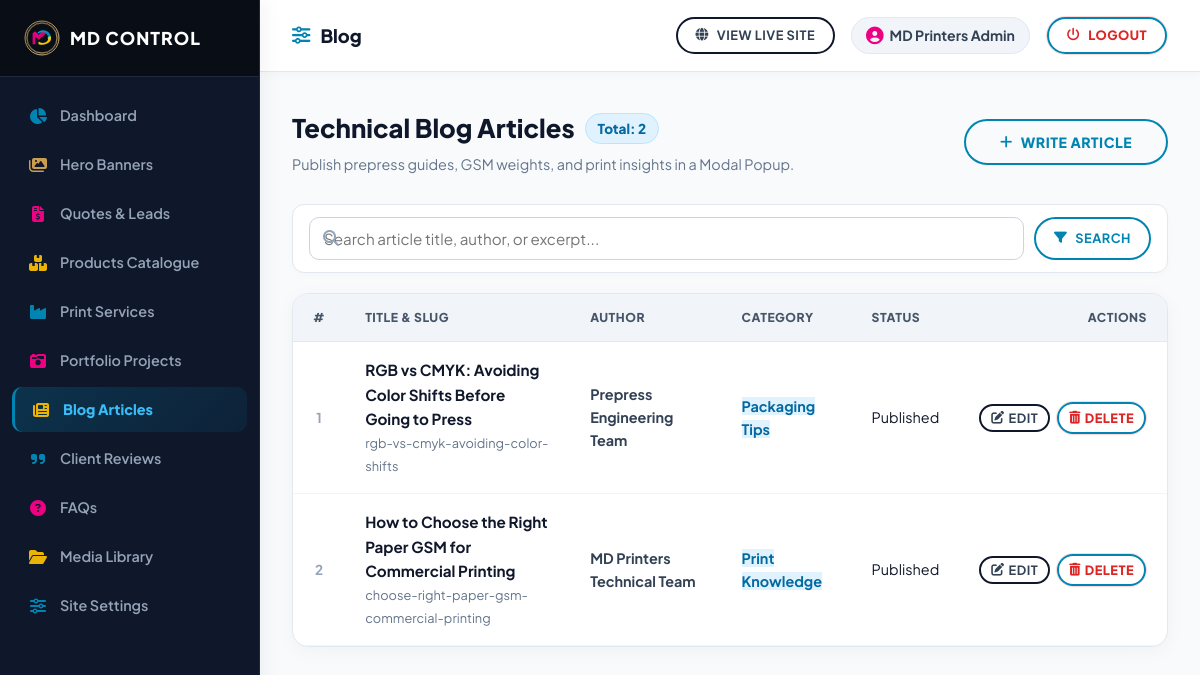
The page /admin?view=blog (signed in) on the database its author committed.
### tables this page shows
CREATE TABLE `blog_posts` (
  `id` INT UNSIGNED AUTO_INCREMENT PRIMARY KEY,
  `category_id` INT UNSIGNED NULL,
  `title` VARCHAR(200) NOT NULL,
  `slug` VARCHAR(220) NOT NULL UNIQUE,
  `content` LONGTEXT NOT NULL,
  `excerpt` TEXT NOT NULL,
  `featured_image` VARCHAR(255) NULL,
  `author` VARCHAR(100) DEFAULT 'MD Printers Editorial Team',
  `is_published` TINYINT(1) DEFAULT 1,
  `published_at` DATETIME DEFAULT CURRENT_TIMESTAMP,
  `meta_title` VARCHAR(255) NULL,
  `meta_desc` TEXT NULL,
  `created_at` TIMESTAMP DEFAULT CURRENT_TIMESTAMP,
  FOREIGN KEY (`category_id`) REFERENCES `blog_categories`(`id`) ON DELETE SET NULL
);

CREATE TABLE `blog_categories` (
  `id` INT UNSIGNED AUTO_INCREMENT PRIMARY KEY,
  `name` VARCHAR(100) NOT NULL,
  `slug` VARCHAR(120) NOT NULL UNIQUE
);

### models/Blog.php (called while the page is built, shortened)
<?php
class Blog {
    public static function getAll(array $filters = []): array {
        $db = Database::getInstance();
        try {
            try { $db->exec("ALTER TABLE blog_posts ADD COLUMN video_url VARCHAR(255) NULL"); } catch (\Throwable $ex) {}
            $sql = "SELECT b.*, c.name as category_name, c.slug as category_slug
                    FROM blog_posts b
                    LEFT JOIN blog_categories c ON b.category_id = c.id
                    WHERE 1=1";
            $params = [];
            $sql .= " ORDER BY b.id DESC";
            $stmt = $db->prepare($sql);
            $stmt->execute($params);
            $results = $stmt->fetchAll();
            return !empty($results) ? $results : self::getFallbackBlog();
        } catch (PDOException $e) {
            return self::getFallbackBlog();
        }
    }
}

### includes/functions.php (called while the page is built, shortened)
<?php
function e(?string $string): string {
    return htmlspecialchars($string ?? '', ENT_QUOTES, 'UTF-8');
}

### admin/views/blog/index.php (the view, shortened to what this page needs)
<?php
$searchQuery = trim($_GET['search'] ?? '');
$allPosts = Blog::getAll();
$page = max(1, (int)($_GET['page'] ?? 1));
$perPage = 10;
$totalPosts = count($allPosts);
$posts = array_slice($allPosts, ($page - 1) * $perPage, $perPage);
?>
<div style="display: flex; justify-content: space-between; align-items: center; margin-bottom: 28px; flex-wrap: wrap; gap: 20px;">
    <div>
        <h1 style="font-size: 1.6rem; font-weight: 900; color: #0f172a; margin: 0; display: flex; align-items: center; gap: 10px;">
            Technical Blog Articles
            <span class="badge" style="background: #e0f2fe; color: #0369a1; border: 1px solid #bae6fd; font-size: 0.85rem; padding: 4px 12px; border-radius: 20px;">Total: <?= $totalPosts ?></span>
        </h1>
        <p style="color: #64748b; font-size: 0.9rem; margin-top: 4px;">Publish prepress guides, GSM weights, and print insights in a Modal Popup.</p>
    </div>
    <button type="button" class="btn btn-primary" onclick="openAddBlogModal()" style="font-weight: 800; cursor: pointer;">
        <i class="fas fa-plus"></i> Write Article
    </button>
</div>
<form action="<?= ADMIN_URL ?>" method="GET" style="display: flex; gap: 10px; margin-bottom: 20px; background: #ffffff; padding: 12px 16px; border-radius: 12px; border: 1px solid #e2e8f0; box-shadow: 0 2px 8px rgba(0,0,0,0.02);">
    <div style="position: relative; flex: 1;">
        <i class="fas fa-search" style="position: absolute; left: 14px; top: 50%; transform: translateY(-50%); color: #94a3b8;"></i>
        <input type="text" name="search" value="<?= e($searchQuery) ?>" placeholder="Search article title, author, or excerpt..." class="form-control" style="padding-left: 38px; border-radius: 8px; border: 1px solid #cbd5e1; font-size: 0.9rem;">
    </div>
    <button type="submit" class="btn btn-primary btn-sm" style="font-weight: 700;"><i class="fas fa-filter"></i> Search</button>
</form>
<div class="admin-table-card">
    <table class="admin-table">
        <thead>
            <tr>
                <th style="width: 50px; text-align: center;">#</th>
                <th>Title & Slug</th>
                <th>Author</th>
                <th>Category</th>
                <th>Status</th>
                <th style="text-align: right; width: 160px;">Actions</th>
            </tr>
        </thead>
        <tbody>
            <?php if (empty($posts)): ?>
                <tr>
                    <td colspan="6" style="padding: 40px; text-align: center; color: #64748b;">No blog articles found matching search.</td>
                </tr>
            <?php else: ?>
                <?php foreach ($posts as $idx => $p): ?>
                    <?php $srNo = ($page - 1) * $perPage + $idx + 1; ?>
                    <tr>
                        <td style="text-align: center; font-weight: 700; color: #94a3b8; font-size: 0.85rem;"><?= $srNo ?></td>
                        <td>
                            <strong style="font-size: 0.95rem; color: #0f172a; display: block;"><?= e($p['title']) ?></strong>
                            <small style="color: #64748b; font-size: 0.8rem;"><?= e($p['slug']) ?></small>
                        </td>
                        <td><span style="font-weight: 700; color: #334155;"><?= e($p['author']) ?></span></td>
                        <td><span class="badge" style="background: #e0f2fe; color: #0369a1; font-weight: 700;"><?= e($p['category_name'] ?? 'Print Knowledge') ?></span></td>
                        <td><?= $p['is_published'] ? '<span class="badge badge-success">Published</span>' : '<span class="badge badge-warning">Draft</span>' ?></td>
                        <td style="text-align: right;">
                            <div style="display: inline-flex; align-items: center; justify-content: flex-end; gap: 6px;">
                                <button type="button" onclick='openEditBlogModal(<?= json_encode($p, JSON_HEX_APOS | JSON_HEX_QUOT) ?>)'
                                        class="btn btn-outline btn-sm" style="padding: 6px 12px; border-color: #cbd5e1; color: #334155; font-weight: 700; cursor: pointer; display: inline-flex; align-items: center; gap: 4px;" title="Edit Article">
                                    <i class="fas fa-edit"></i> Edit
                                </button>
                                <a href="<?= ADMIN_URL ?>?view=blog&action=delete&id=<?= $p['id'] ?>&csrf_token=<?= $_SESSION['csrf_token'] ?? '' ?>"
                                   onclick="return confirmAdminDelete(event, this.href, 'Are you sure you want to delete this technical blog article?');"
                                   class="btn btn-sm" style="padding: 6px 12px; background: rgba(239, 68, 68, 0.1); color: #dc2626; border: 1px solid rgba(239, 68, 68, 0.2); font-weight: 800; display: inline-flex; align-items: center; gap: 4px;" title="Delete Article">
                                    <i class="fas fa-trash-alt"></i> Delete
                                </a>
                            </div>
                        </td>
                    </tr>
                <?php endforeach; ?>
            <?php endif; ?>
        </tbody>
    </table>
</div>

### assets/css/main.css (style rules this page uses)
:root { --cmyk-cyan: #00a8e8; --cmyk-cyan-dark: #0077b6; --cmyk-cyan-glow: rgba(0, 168, 232, 0.22); --cmyk-magenta: #e60067; --cmyk-magenta-dark: #b5179e; --cmyk-magenta-glow: rgba(230, 0, 103, 0.22); --cmyk-yellow: #ffb703; --cmyk-yellow-glow: rgba(255, 183, 3, 0.25); --cmyk-gold: #d4af37; --cmyk-gold-light: #e6c875; --cmyk-gold-glow: rgba(212, 175, 55, 0.25); --cmyk-black: #090d16; --bg-dark: #ffffff; --bg-surface-dark: #f8fafc; --bg-surface-card: #ffffff; --bg-surface-hover: #f1f5f9; --bg-executive-dark: #090d16; --border-dark: #e2e8f0; --border-subtle: #cbd5e1; --border-highlight: rgba(0, 168, 232, 0.3); --text-main: #0f172a; --text-muted: #475569; --text-dim: #64748b; --text-accent: #00a8e8; --text-light: #f8fafc; --font-family-base: 'Plus Jakarta Sans', -apple-system, BlinkMacSystemFont, 'Segoe UI', Roboto, sans-serif; --font-family-display: 'Plus Jakarta Sans', sans-serif; --radius-xs: 4px; --radius-sm: 8px; --radius-md: 14px; --radius-lg: 24px; --radius-full: 9999px; --shadow-sm: 0 2px 8px rgba(15, 23, 42, 0.04); --shadow-md: 0 8px 24px rgba(15, 23, 42, 0.08); --shadow-lg: 0 16px 36px rgba(15, 23, 42, 0.12); --shadow-xl: 0 24px 48px rgba(15, 23, 42, 0.16); --shadow-cmyk: 0 12px 36px rgba(0, 168, 232, 0.15), 0 12px 36px rgba(230, 0, 103, 0.15); --shadow-gold: 0 10px 30px rgba(212, 175, 55, 0.25); --transition-fast: all 0.2s cubic-bezier(0.4, 0, 0.2, 1); --transition-smooth: all 0.35s cubic-bezier(0.4, 0, 0.2, 1); --transition-bounce: all 0.4s cubic-bezier(0.34, 1.56, 0.64, 1); }
*, *::before, *::after { box-sizing: border-box; margin: 0; padding: 0; }
html { font-family: var(--font-family-base); font-size: 16px; scroll-behavior: smooth; background-color: var(--bg-dark); color: var(--text-main); -webkit-font-smoothing: antialiased; -moz-osx-font-smoothing: grayscale; }
body { overflow-x: hidden; line-height: 1.6; min-height: 100vh; display: flex; flex-direction: column; }
a { color: inherit; text-decoration: none; transition: var(--transition-fast); }
button, input, select, textarea { font-family: inherit; font-size: inherit; }
.btn, .blob-btn { z-index: 1; position: relative; padding: 14px 36px; text-align: center; text-transform: uppercase; color: var(--btn-color, var(--cmyk-cyan)); font-size: 0.88rem; font-weight: 800; letter-spacing: 0.5px; background-color: transparent !important; outline: none; border: none; transition: color 0.5s cubic-bezier(0.4, 0, 0.2, 1); cursor: pointer; border-radius: 30px !important; display: inline-flex; align-items: center; justify-content: center; gap: 8px; text-decoration: none; }
.btn::before, .blob-btn::before { content: ""; z-index: 1; position: absolute; left: 0; top: 0; width: 100%; height: 100%; border: 2px solid var(--btn-color, var(--cmyk-cyan)); border-radius: 30px !important; pointer-events: none; box-sizing: border-box; }
.btn::after, .blob-btn::after { content: ""; z-index: -2; position: absolute; left: 3px; top: 3px; width: 100%; height: 100%; transition: all 0.3s 0.2s; border-radius: 30px !important; }
.btn-primary, .blob-btn-cyan { --btn-color: var(--cmyk-cyan, #00a8e8); --btn-bg: #ffffff; }
.btn-outline, .blob-btn-outline { --btn-color: #0f172a; --btn-bg: #ffffff; }
.btn-sm { padding: 8px 20px; font-size: 0.8rem; }
.form-control, input[type="text"], input[type="email"], input[type="tel"], input[type="number"], input[type="search"], input[type="file"], select, textarea, .estimator-select { width: 100%; padding: 12px 16px !important; background: var(--bg-dark); border: 1px solid var(--border-dark); border-radius: 8px !important; color: var(--text-main); font-size: 0.92rem !important; outline: none; box-sizing: border-box !important; transition: var(--transition-fast); }
html, body { overflow-x: hidden !important; width: 100%; }

### rows shown on the page
blog_posts: srNo "1", title "RGB vs CMYK: Avoiding Color Shifts Before Going to Press", slug "rgb-vs-cmyk-avoiding-color-shifts", author "Prepress Engineering Team", category.name "Packaging Tips", is_published "Published"
blog_posts: srNo "2", title "How to Choose the Right Paper GSM for Commercial Printing", slug "choose-right-paper-gsm-commercial-printing", author "MD Printers Technical Team", category.name "Print Knowledge", is_published "Published"

### other values the page prints
$adminTitle "Blog"
$_SESSION['admin_name'] "MD Printers Admin"
$totalPosts "2"
